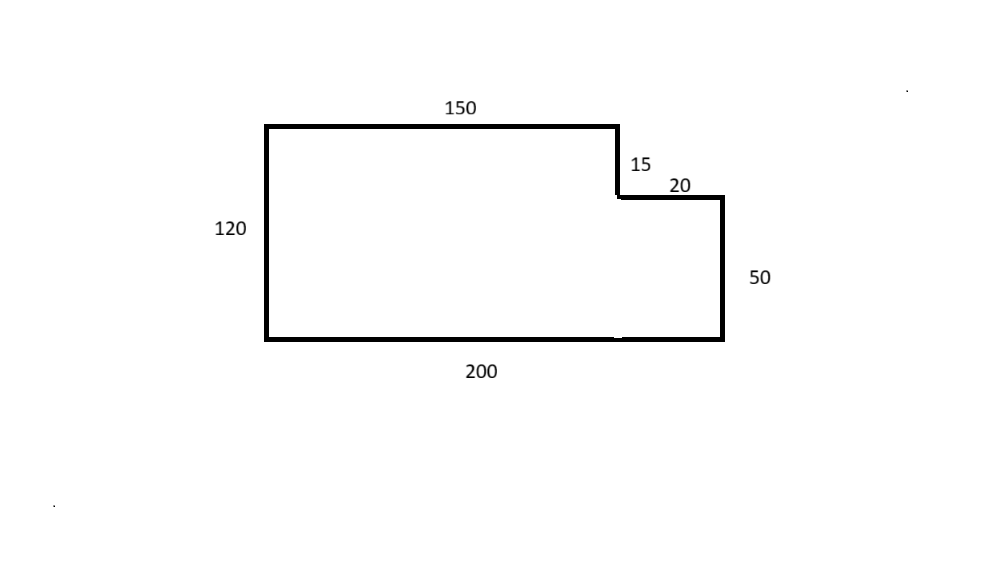
#> input picture backend/app/api/imagetest.png, 990 x 570 px
$ python test2.py
#> lines starting #> are read from the running program, lines starting #| are printed output that depends on the picture; after the words box and inside, x2 and y2 are one past the last pixel; in counts of white or black regions, pixels touching at a corner belong together
import cv2
import numpy as np
import pytesseract
from pytesseract import Output
import math

# Configure o caminho do tesseract se necessário
pytesseract.pytesseract.tesseract_cmd = r"C:\Program Files\Tesseract-OCR\tesseract.exe"

def calculate_distance(p1, p2):
    """Calcula a distância euclidiana entre dois pontos (x,y)."""
    return math.sqrt((p1[0] - p2[0])**2 + (p1[1] - p2[1])**2)

def get_line_midpoint(x1, y1, x2, y2):
    """Retorna o ponto central de uma linha."""
    return ((x1 + x2) // 2, (y1 + y2) // 2)

def associate_measurements_to_lines(image_bytes: bytes):
    try:
        # 1. Carregamento e Pré-processamento
        nparr = np.frombuffer(image_bytes, np.uint8)
        img = cv2.imdecode(nparr, cv2.IMREAD_COLOR)
#> img is the input picture: shape (570, 990, 3); min 0, max 255, mean 251.7
        if img is None: raise ValueError("Imagem inválida")

        gray = cv2.cvtColor(img, cv2.COLOR_BGR2GRAY)

        # Binarização para o OCR (Preto e Branco)
        _, thresh = cv2.threshold(gray, 0, 255, cv2.THRESH_BINARY_INV + cv2.THRESH_OTSU)
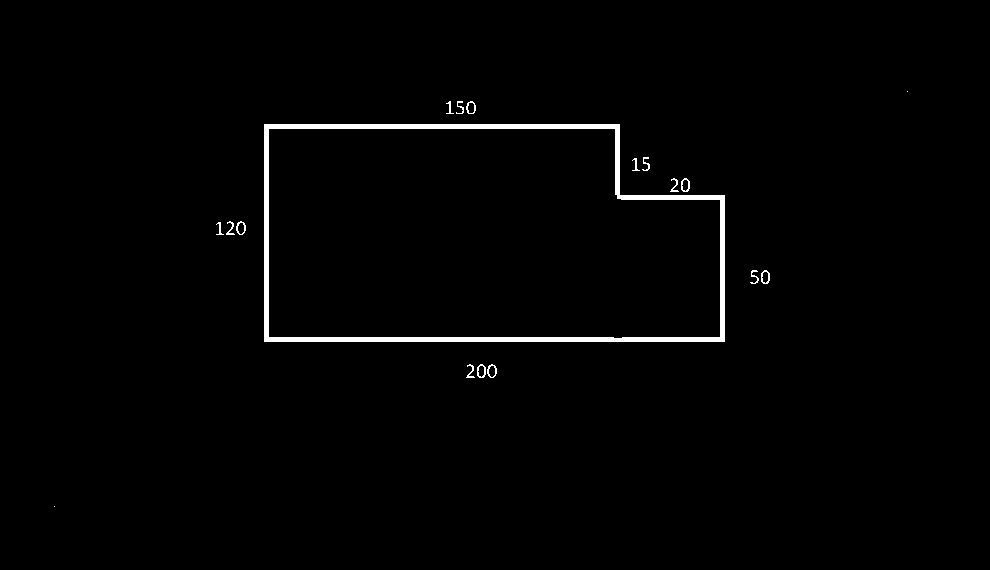
#> thresh: shape (570, 990); 1.3% white; 18 white regions (2 under 20 px), largest, box (x1, y1, x2, y2) and area: (264, 124, 725, 342) 6668, (681, 178, 690, 192) 58, (761, 270, 770, 284) 58

        # 2. Extração de Texto com Coordenadas (OCR)
        custom_config = r'--oem 3 --psm 6 -c tessedit_char_whitelist=0123456789'
        d = pytesseract.image_to_data(thresh, config=custom_config, output_type=Output.DICT)

        measurements = []
        n_boxes = len(d['text'])

        for i in range(n_boxes):
            text = d['text'][i].strip()
            if text.isdigit(): # Filtra apenas o que for número
                (x, y, w, h) = (d['left'][i], d['top'][i], d['width'][i], d['height'][i])
                # Calcula o centro da caixa de texto
                center_text = (x + w // 2, y + h // 2)
                measurements.append({
                    'value': int(text),
                    'box': (x, y, w, h),
                    'center': center_text,
                    'associated_line': None
                })

        # 3. Detecção de Linhas (Canny + HoughLinesP)
        edges = cv2.Canny(gray, 50, 150, apertureSize=3)

        # minLineLength alto ajuda a ignorar os traços dos próprios números
        lines = cv2.HoughLinesP(edges, 1, np.pi/180, threshold=50, minLineLength=40, maxLineGap=10)

        detected_lines = []
        if lines is not None:
            for line in lines:
                x1, y1, x2, y2 = line[0]
                detected_lines.append({
                    'coords': (x1, y1, x2, y2),
                    'midpoint': get_line_midpoint(x1, y1, x2, y2)
                })

        # 4. Algoritmo de Associação (Texto -> Linha mais próxima)
        # Para cada cota encontrada, procuramos a linha cujo ponto central está mais próximo
        results = []

        img_debug = img.copy() # Para visualização

        for measure in measurements:
            min_dist = float('inf')
            best_line = None

            tx, ty = measure['center']

            for line in detected_lines:
                lx, ly = line['midpoint']
                dist = calculate_distance((tx, ty), (lx, ly))

                # Threshold de distância (opcional): se estiver muito longe, ignora
                if dist < min_dist:
                    min_dist = dist
                    best_line = line

            if best_line:
                measure['associated_line'] = best_line['coords']
                measure['distance_to_line'] = min_dist
                results.append(measure)

                # --- DESENHO DE DEBUG (OPCIONAL) ---
                # Desenha retângulo no texto
                cv2.rectangle(img_debug, (measure['box'][0], measure['box'][1]),
                              (measure['box'][0] + measure['box'][2], measure['box'][1] + measure['box'][3]), (0, 255, 0), 2)
                # Desenha a linha associada
                l = best_line['coords']
                cv2.line(img_debug, (l[0], l[1]), (l[2], l[3]), (0, 0, 255), 3)
                # Desenha conexão visual
                cv2.line(img_debug, measure['center'], best_line['midpoint'], (255, 0, 0), 1)

        # Salvar imagem de debug para você ver o resultado visualmente
        cv2.imwrite("debug_association.png", img_debug)

        return results

    except Exception as e:
        print(f"Erro: {e}")
        return []

# --- Execução ---
try:
    with open("imagetest.png", "rb") as f:
        image_bytes = f.read()

    data = associate_measurements_to_lines(image_bytes)

    # Exibindo resultado estruturado
    print(f"{'COTA':<10} | {'COORDENADAS DA LINHA (x1,y1,x2,y2)':<30} | {'DISTÂNCIA'}")
    print("-" * 60)
    for item in data:
        print(f"{item['value']:<10} | {str(item['associated_line']):<30} | {item['distance_to_line']:.2f}")

except FileNotFoundError:
    print("Arquivo não encontrado.")

$ run again, with backend/app/api/image2.png copied over backend/app/api/imagetest.png
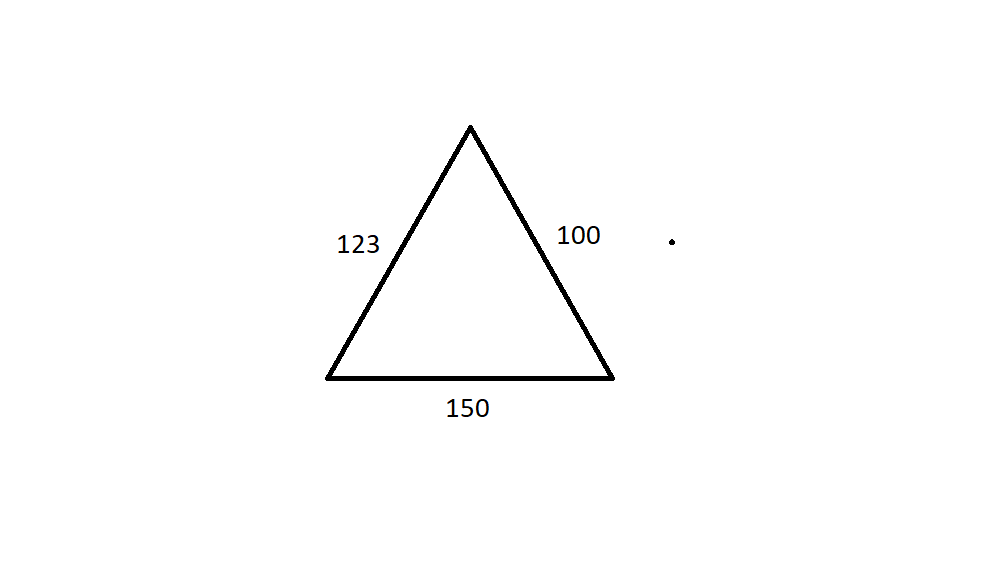
#> input picture backend/app/api/image2.png, 990 x 570 px
#> in associate_measurements_to_lines, img is the input picture: shape (570, 990, 3); mean B, G, R 252.7, 252.7, 252.7
#> in associate_measurements_to_lines, `_, thresh = cv2.threshold(gray, 0, 255, cv2.THRESH_BINARY_INV + cv2.TH..`:
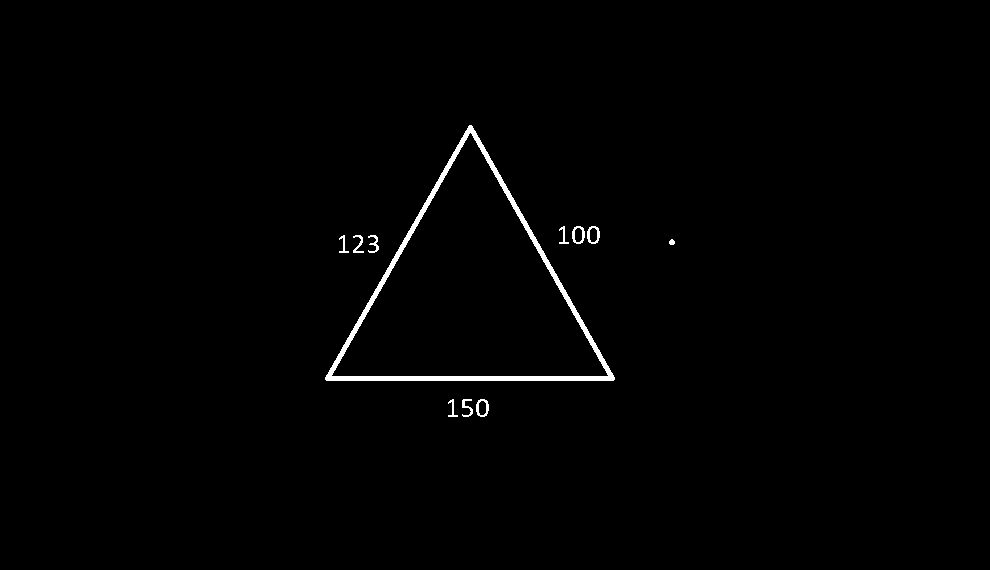
#> thresh: shape (570, 990); 0.9% white; 11 white regions, largest, box (x1, y1, x2, y2) and area: (325, 125, 615, 381) 4272, (572, 226, 585, 244) 108, (587, 226, 600, 244) 108
